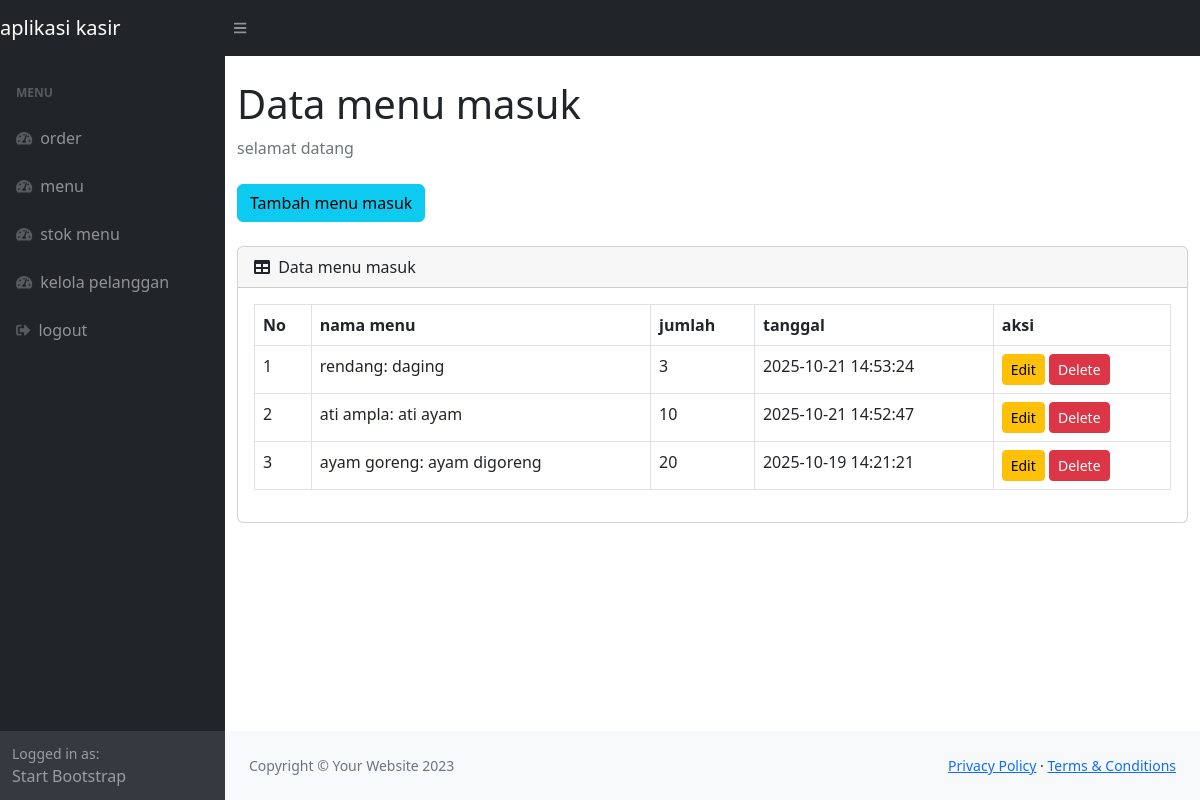
/masuk.php (signed in), run on the app's committed database.
### tables this page shows
CREATE TABLE `masuk` (
  `idmasuk` int(11) NOT NULL,
  `idmakanan` int(11) NOT NULL,
  `qty` int(11) NOT NULL,
  `tanggal` timestamp NOT NULL DEFAULT current_timestamp()
);

CREATE TABLE `makanan` (
  `idmakanan` int(11) NOT NULL,
  `namamakanan` varchar(100) NOT NULL,
  `deskripsi` text DEFAULT NULL,
  `harga` int(11) NOT NULL,
  `foto` varchar(255) DEFAULT NULL,
  `stock` int(11) DEFAULT 0
);

### masuk.php (the view, shortened to what this page needs)
<?php
require 'ceklogin.php';
?>
<!DOCTYPE html>
<html lang="id">
<head>
    <link href="css/styles.css" rel="stylesheet" />
    <link href="https://cdn.datatables.net/1.10.20/css/dataTables.bootstrap4.min.css" rel="stylesheet" />
</head>
<body class="sb-nav-fixed">
    <nav class="sb-topnav navbar navbar-expand navbar-dark bg-dark">
        <a class="navbar-brand" href="index.php">aplikasi kasir</a>
        <button class="btn btn-link btn-sm order-1 order-lg-0" id="sidebarToggle"><i class="fas fa-bars"></i></button>
    </nav>
    <div id="layoutSidenav">
        <div id="layoutSidenav_nav">
            <nav class="sb-sidenav accordion sb-sidenav-dark" id="sidenavAccordion">
                <div class="sb-sidenav-menu">
                    <div class="nav">
                        <div class="sb-sidenav-menu-heading">menu</div>
                        <a class="nav-link" href="index.php">
                            <div class="sb-nav-link-icon"><i class="fas fa-tachometer-alt"></i></div>
                            order
                        </a>
                        <a class="nav-link" href="stock.php">
                            <div class="sb-nav-link-icon"><i class="fas fa-tachometer-alt"></i></div>
                             menu
                        </a>
                        <a class="nav-link" href="masuk.php">
                            <div class="sb-nav-link-icon"><i class="fas fa-tachometer-alt"></i></div>
                            stok menu
                        </a>
                        <a class="nav-link" href="pelanggan.php">
                            <div class="sb-nav-link-icon"><i class="fas fa-tachometer-alt"></i></div>
                            kelola pelanggan
                        </a>
                        <a class="nav-link" href="logout.php">
                            <div class="sb-nav-link-icon"><i class="fas fa-sign-out-alt"></i></div>
                            logout
                        </a>
                    </div>
                </div>
                <div class="sb-sidenav-footer">
                    <div class="small">Logged in as:</div>
                    Start Bootstrap
                </div>
            </nav>
        </div>
        <div id="layoutSidenav_content">
            <main>
                <div class="container-fluid">
                    <h1 class="mt-4">Data menu masuk</h1>
                    <ol class="breadcrumb mb-4">
                        <li class="breadcrumb-item active">selamat datang</li>
                    </ol>
                    <button type="button" class="btn btn-info mb-4" data-toggle="modal" data-target="#modalTambahMasuk">
                        Tambah menu masuk
                    </button>
                    <div class="card mb-4">
                        <div class="card-header">
                            <i class="fas fa-table me-1"></i>
                            Data menu masuk
                        </div>
                        <div class="card-body">
                            <div class="table-responsive">
                                <table class="table table-bordered" id="dataTable" width="100%" cellspacing="0">
                                    <thead>
                                        <tr>
                                            <th>No</th>
                                            <th>nama menu</th>
                                            <th>jumlah</th>
                                            <th>tanggal</th>
                                            <th>aksi</th>
                                        </tr>
                                    </thead>
                                    <tbody>
                                    <?php
                                    $get = mysqli_query($c, "
                                        SELECT m.idmasuk, m.idmakanan, mk.namamakanan, mk.deskripsi, m.qty, m.tanggal
                                        FROM masuk m
                                        JOIN makanan mk ON m.idmakanan = mk.idmakanan
                                        ORDER BY m.tanggal DESC, m.idmasuk DESC
                                    ");
                                    $i = 1;
                                    while($p = mysqli_fetch_array($get)){
                                        $namamakanan = $p['namamakanan'];
                                        $deskripsi   = $p['deskripsi'];
                                        $qty         = $p['qty'];
                                        $idmasuk     = $p['idmasuk'];
                                        $tanggal     = $p['tanggal'];
                                    ?>
                                        <tr>
                                            <td><?=$i++;?></td>
                                            <td><?=htmlspecialchars($namamakanan);?>: <?=htmlspecialchars($deskripsi);?></td>
                                            <td><?=intval($qty);?></td>
                                            <td><?=htmlspecialchars($tanggal);?></td>
                                            <td>
                                                <button type="button" class="btn btn-warning btn-sm" data-toggle="modal" data-target="#modalEdit<?=$idmasuk;?>">Edit</button>
                                                <a href="function.php?hapusmasuk=<?=$idmasuk;?>" class="btn btn-danger btn-sm" onclick="return confirm('Yakin hapus data masuk ini?')">Delete</a>
                                            </td>
                                        </tr>
                                    <?php
                                    }
                                    ?>
                                    </tbody>
                                </table>
                            </div>
                        </div>
                    </div>
                </div>
            </main>
            <footer class="py-4 bg-light mt-auto">
                <div class="container-fluid px-4">
                    <div class="d-flex align-items-center justify-content-between small">
                        <div class="text-muted">Copyright &copy; Your Website 2023</div>
                        <div>
                            <a href="#">Privacy Policy</a> &middot;
                            <a href="#">Terms &amp; Conditions</a>
                        </div>
                    </div>
                </div>
            </footer>
        </div>
    </div>
</body>
</html>

### data on the page
masuk: idmakanan.namamakanan "rendang", idmakanan.deskripsi "daging", qty "3", tanggal "2025-10-21 14:53:24"
masuk: idmakanan.namamakanan "ati ampla", idmakanan.deskripsi "ati ayam", qty "10", tanggal "2025-10-21 14:52:47"
masuk: idmakanan.namamakanan "ayam goreng", idmakanan.deskripsi "ayam digoreng", qty "20", tanggal "2025-10-19 14:21:21"
